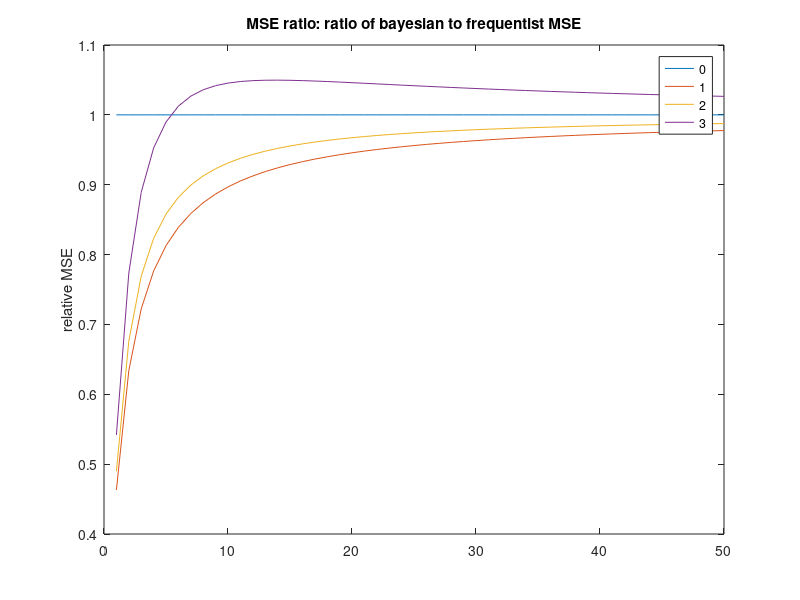

Here is the MATLAB script that generated this plot: (Note: this script raises an error after producing the figure.)
% Relative MSE plot
n = 1:50;
k0 = 0:3;
sigmaTrue = 13;
mu0 = 100;
thetaTrue = 112;
theta0 = 100;
mseThetaE = zeros(length(n), length(k0));
mseThetaB = zeros(length(n), length(k0));
for k=k0
  w = (n./(n + k));
  mseThetaE(:,k+1) = sigmaTrue^2./n;
  mseThetaB(:,k+1) = w.^2.*sigmaTrue^2./n + (1-w).^2*(mu0 - thetaTrue)^2;
end

ratio = mseThetaB ./ mseThetaE;

plot(ratio);
legend(strread(num2str(k0),'%s'), 'Location', 'Best');
title('MSE ratio: ratio of bayesian to frequentist MSE');
ylabel('relative MSE');

% Sampling distribution - Bootstrap
nSamples = 10; nBootSamples = 1000;
thetaBoot = zeros(nBootSamples, length(k0));
%X = gaussSample(thetaTrue, sigmaTrue);
for k=k0
  for b=1:nBootSamples
    X = gaussSample(thetaTrue, sigmaTrue, nSamples);
    thetaBoot(b,k+1) = (mean(X)*nSamples + theta0*k)/(nSamples + k);
  end
end
opt = {'k', 'b', 'g', 'r'};
figure(); hold on;
for k=k0
  [f,xi] = ksdensity(thetaBoot(:,k+1));
  plot(xi, f, opt{k+1});
end
legend(strread(num2str(k0), '%s'), 'Location', 'Best');
title('Sampling distributions based on kernel density estimate of samples');

% Sampling distributions - theory
xrange = 95:(1/10):125;
w = nSamples ./ (nSamples + k0);
var = w.^2*sigmaTrue^2/nSamples;
thetaEst = w*thetaTrue + (1-w)*theta0;
figure(); hold on;
for k=k0
  plot(xrange, normpdf(xrange, thetaEst(k + 1), sqrt(var(k+1))), opt{k+1});
end
title('True sampling distribution based on theory');
legend(strread(num2str(k0), '%s'), 'Location', 'Best');
